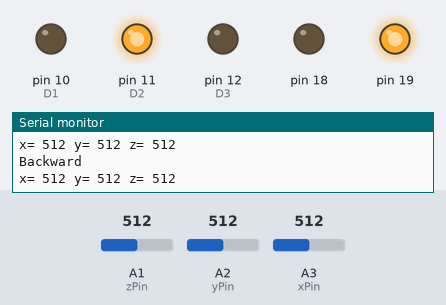
This sketch was run on a simulated Arduino Uno, built with avr-gcc and run on an emulated ATmega328P. Parts: output pins drawn as LEDs (lit = HIGH), the last lines printed to the serial monitor. The inputs (shaded band) are chosen by the test bench; at power-on: A3 (xPin) = 512, A1 (zPin) = 512, A2 (yPin) = 512. Pins used as bus, display or sensor lines are not drawn.

Above: at 1.3 s.
1.4 s: A3 (xPin) set to 140
At 2.3 s:
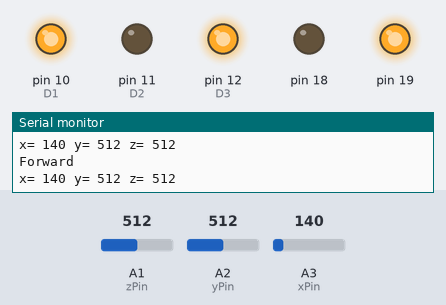
3.5 s: A3 (xPin) set to 160
At 5.1 s:
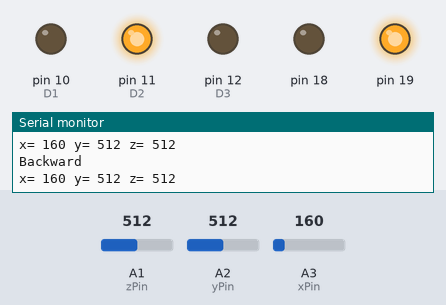
5.5 s: A3 (xPin) set to 122
At 6.8 s:
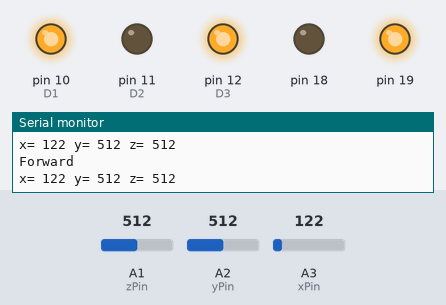
Timing chart, 0 to 8.5 s (numbered marks = the images above; inputs shaded):
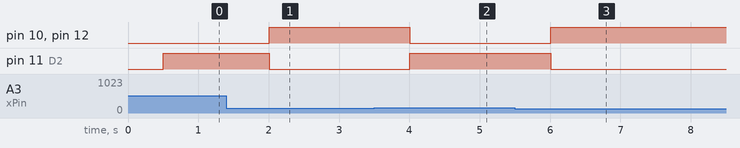

Measured:
- after the input at 1.4 s, pin 10 (D1), pin 12 (D3): LOW → HIGH after 0.60 s; pin 11 (D2): HIGH → LOW after 0.60 s
- after the input at 3.5 s, pin 10 (D1), pin 12 (D3): HIGH → LOW after 0.51 s; pin 11 (D2): LOW → HIGH after 0.51 s
- after the input at 5.5 s, pin 10 (D1), pin 12 (D3): LOW → HIGH after 0.51 s; pin 11 (D2): HIGH → LOW after 0.51 s

The sketch:

Team_Eternity.ino
```cpp
int xPin = A3;
int yPin = A2;
int zPin = A1;
int D1=10, D2=11, D3=12, D4=13;
long x;
long y;
long z;


void setup()
{
  Serial.begin(9600);
  pinMode(19, OUTPUT);
  pinMode(18, OUTPUT);
  digitalWrite(19, HIGH);
  digitalWrite(18,LOW);
  pinMode(D1, OUTPUT);
  pinMode(D2, OUTPUT);
  pinMode(D3, OUTPUT);
  pinMode(D4, OUTPUT);
}


void loop()
{
  x = analogRead(xPin);
  y = analogRead(yPin);
  z = analogRead(zPin);
  Serial.print("x= ");
  Serial.print(x);
  Serial.print(" y= ");
  Serial.print(y);
  Serial.print(" z= ");
  Serial.print(z);
  delay(500);
if(x<150)
forward();
else if(x>150)
backward();
else if(y<300)
left();
else if(y>350)
right();
else
stop_();
}


void stop_()
{
  Serial.println("");
  Serial.println("STOP");
  digitalWrite(D1, LOW);
  digitalWrite(D2, LOW);
  digitalWrite(D3, LOW);
  digitalWrite(D4, LOW);
}


void forward()
{
  Serial.println("");
  Serial.println("Forward");
  digitalWrite(D1, HIGH);
  digitalWrite(D2, LOW);
  digitalWrite(D3, HIGH);
  digitalWrite(D4, LOW);
}


void backward()
{
  Serial.println("");
  Serial.println("Backward");
  digitalWrite(D1, LOW);
  digitalWrite(D2, HIGH);
  digitalWrite(D3, LOW);
  digitalWrite(D4, HIGH);
}


void left()
{
  Serial.println("");
  Serial.println("Left");
  digitalWrite(D1, HIGH);
  digitalWrite(D2, LOW);
  digitalWrite(D3, LOW);
  digitalWrite(D4, HIGH);
}


void right()
{
  Serial.println("");
  Serial.println("Right");
  digitalWrite(D1, LOW);
  digitalWrite(D2, HIGH);
  digitalWrite(D3, HIGH);
  digitalWrite(D4, LOW);
}
```
